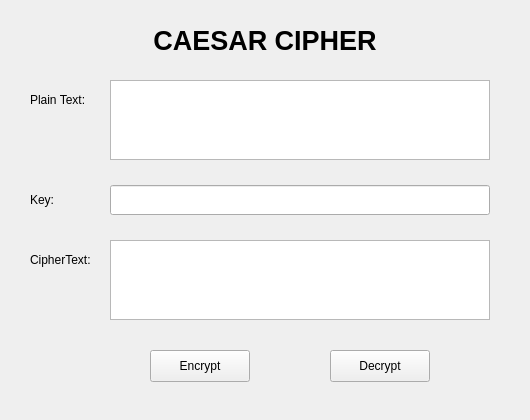
<?xml version="1.0" encoding="UTF-8"?>
<ui version="4.0">
 <class>MainWindow</class>
 <widget class="QMainWindow" name="MainWindow">
  <property name="geometry">
   <rect>
    <x>0</x>
    <y>0</y>
    <width>530</width>
    <height>420</height>
   </rect>
  </property>
  <property name="windowTitle">
   <string>Caesar Cipher - caesar.ui</string>
  </property>
  <widget class="QWidget" name="centralwidget">
   <widget class="QLabel" name="label_title">
    <property name="geometry">
     <rect>
      <x>0</x>
      <y>20</y>
      <width>530</width>
      <height>40</height>
     </rect>
    </property>
    <property name="font">
     <font>
      <pointsize>20</pointsize>
      <weight>75</weight>
      <bold>true</bold>
     </font>
    </property>
    <property name="text">
     <string>CAESAR CIPHER</string>
    </property>
    <property name="alignment">
     <set>Qt::AlignCenter</set>
    </property>
   </widget>
   <widget class="QLabel" name="label_plain">
    <property name="geometry">
     <rect>
      <x>30</x>
      <y>90</y>
      <width>80</width>
      <height>20</height>
     </rect>
    </property>
    <property name="text">
     <string>Plain Text:</string>
    </property>
   </widget>
   <widget class="QTextEdit" name="textEdit_plain">
    <property name="geometry">
     <rect>
      <x>110</x>
      <y>80</y>
      <width>380</width>
      <height>80</height>
     </rect>
    </property>
   </widget>
   <widget class="QLabel" name="label_key">
    <property name="geometry">
     <rect>
      <x>30</x>
      <y>190</y>
      <width>80</width>
      <height>20</height>
     </rect>
    </property>
    <property name="text">
     <string>Key:</string>
    </property>
   </widget>
   <widget class="QLineEdit" name="lineEdit_key">
    <property name="geometry">
     <rect>
      <x>110</x>
      <y>185</y>
      <width>380</width>
      <height>30</height>
     </rect>
    </property>
   </widget>
   <widget class="QLabel" name="label_cipher">
    <property name="geometry">
     <rect>
      <x>30</x>
      <y>250</y>
      <width>80</width>
      <height>20</height>
     </rect>
    </property>
    <property name="text">
     <string>CipherText:</string>
    </property>
   </widget>
   <widget class="QTextEdit" name="textEdit_cipher">
    <property name="geometry">
     <rect>
      <x>110</x>
      <y>240</y>
      <width>380</width>
      <height>80</height>
     </rect>
    </property>
   </widget>
   <widget class="QPushButton" name="btn_encrypt">
    <property name="geometry">
     <rect>
      <x>150</x>
      <y>350</y>
      <width>100</width>
      <height>32</height>
     </rect>
    </property>
    <property name="text">
     <string>Encrypt</string>
    </property>
   </widget>
   <widget class="QPushButton" name="btn_decrypt">
    <property name="geometry">
     <rect>
      <x>330</x>
      <y>350</y>
      <width>100</width>
      <height>32</height>
     </rect>
    </property>
    <property name="text">
     <string>Decrypt</string>
    </property>
   </widget>
  </widget>
 </widget>
 <resources/>
 <connections/>
</ui>
